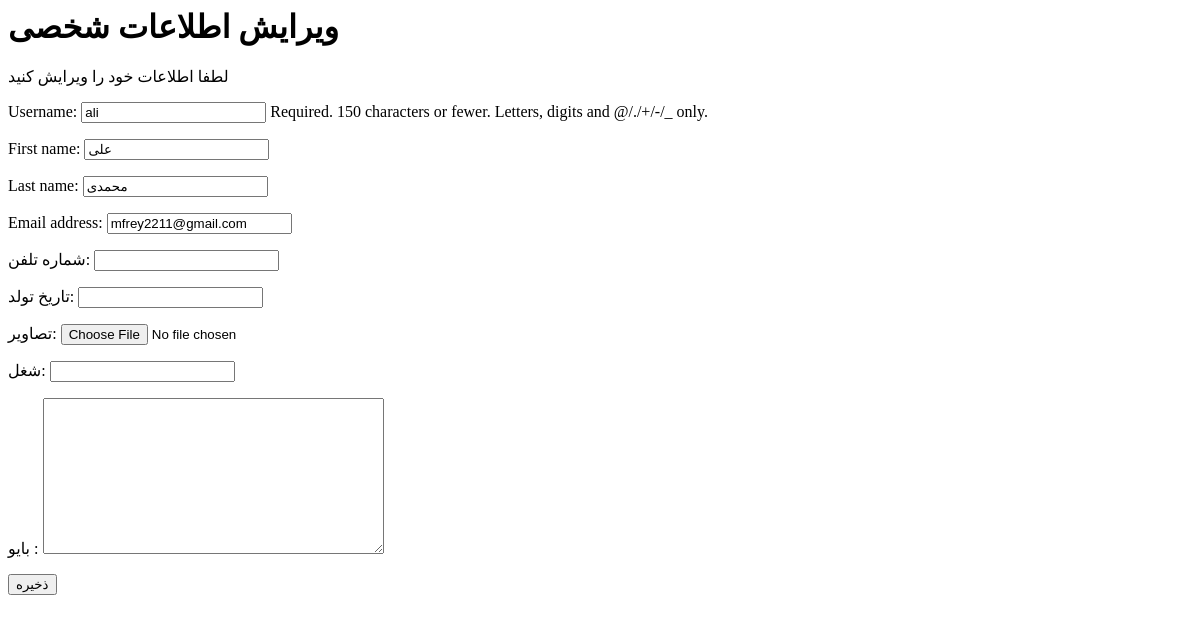
The app's page /user/edit (signed in), older data.
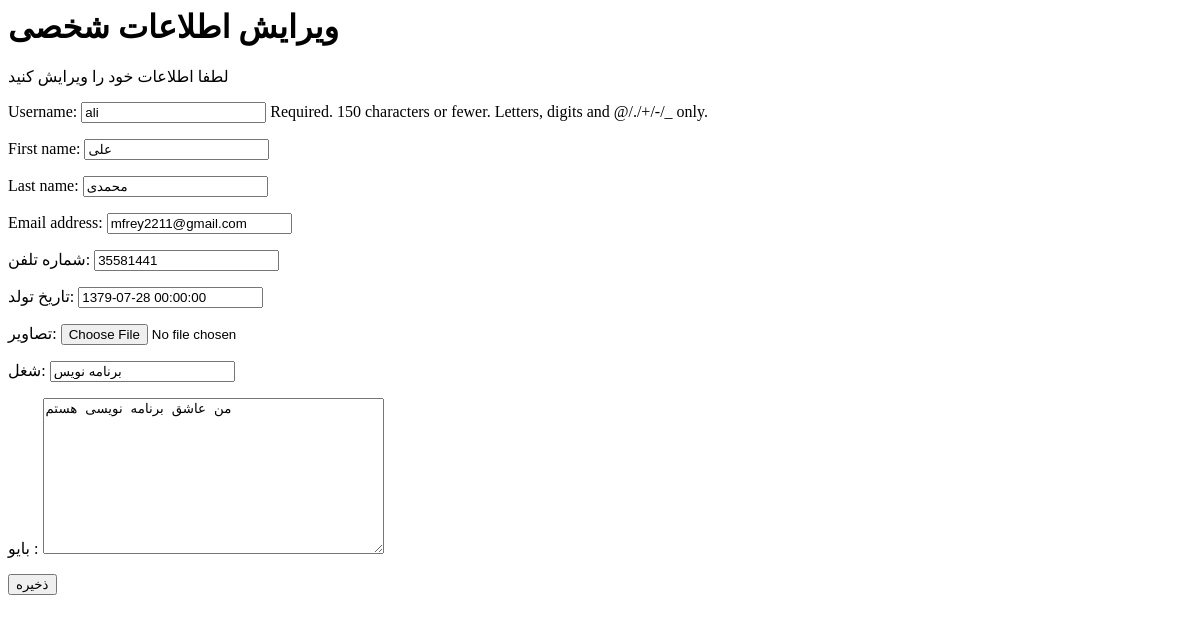
The same page, newer data.
### social/models.py (models this page shows)
class User(AbstractUser):
    date_of_birth=models.DateTimeField(verbose_name="تاریخ تولد", blank=True, null=True)
    bio=models.TextField(verbose_name=" بایو ", blank=True, null=True )
    photo=models.ImageField(verbose_name="تصاویر",upload_to="account_images/",null=True, blank=True)
    job=models.CharField(max_length=250,verbose_name="شغل", blank=True, null=True)
    phone=models.CharField(verbose_name="شماره تلفن",max_length=11, blank=True, null=True)
    following=models.ManyToManyField('self',through='Contact',related_name="followers",symmetrical=False)

### social/views.py (the view)
# urls.py: path('user/edit', views.edit_user, name="edit_account"),
@login_required
def edit_user(request):
    if request.method=="POST":
        user_form=UserEditForm(request.POST, instance=request.user, files=request.FILES)
        if  user_form.is_valid():
            user_form.save()
            context = {
                'user_form': user_form
            }
            return render(request, 'registration/edit_account_done.html', context)
    else:
        user_form=UserEditForm(instance=request.user)
    context={
        'user_form':user_form
    }
    return render(request, 'registration/edit_user.html',context)

### social/forms.py (shortened to what this page needs)
class UserEditForm(forms.ModelForm):
    class Meta:
        model=User
        fields=['username','first_name','last_name','email','phone','date_of_birth','photo','job','bio']

### social/templates/registration/edit_user.html (shortened to what this page needs)
<h1>ویرایش اطلاعات شخصی</h1>
<p>لطفا اطلاعات خود را ویرایش کنید</p>
    <form method="post" enctype="multipart/form-data">
        {{ user_form.as_p }}
        <input type="submit" value="ذخیره">
    </form>

Row changes from the older to the newer data that the page shows:
changed User "ali": phone (not shown) → "35581441"; date_of_birth (not shown) → "1379-07-28 00:00:00"; job (not shown) → "برنامه نویس"; bio (not shown) → "من عاشق برنامه نویسی هستم"
